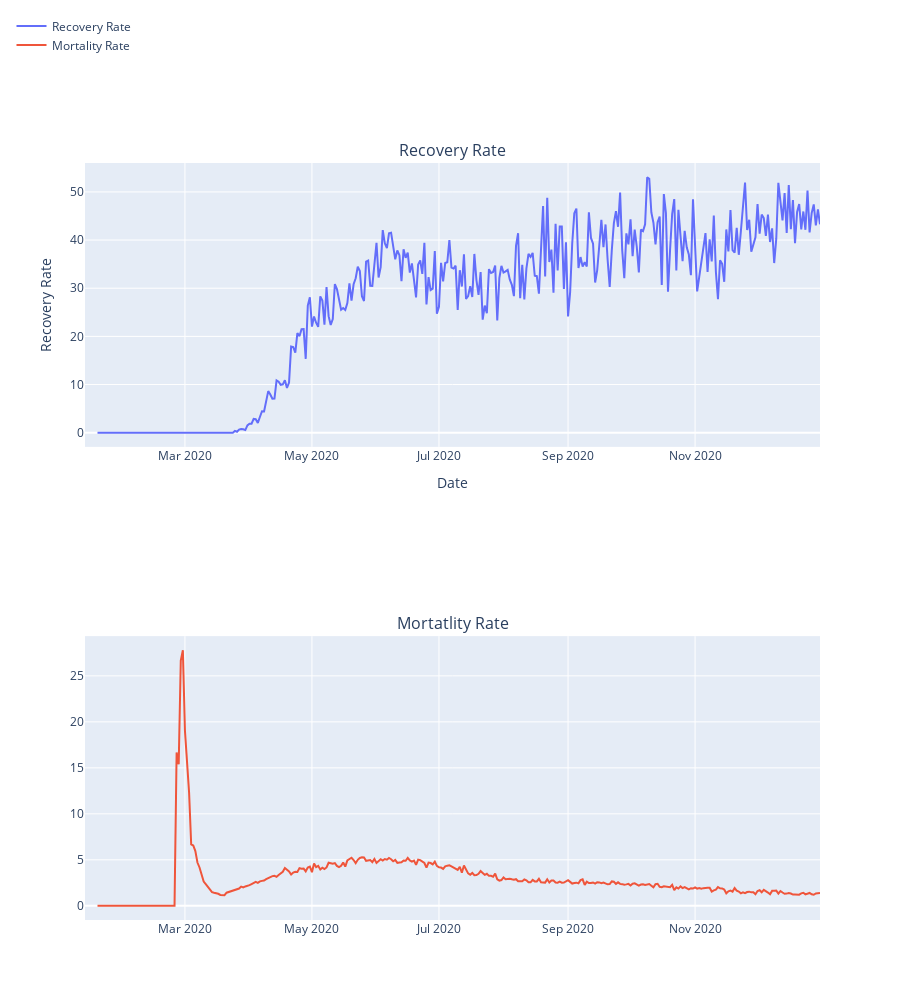

This figure's notebook cell:
### Code cell
datewise["Mortality Rate"]=(datewise["death"]/datewise["positive"])*100
datewise["Recovery Rate"]=(datewise["recovered"]/datewise["positive"])*100
datewise["Active Cases"]=datewise["positive"]-datewise["recovered"]-datewise["death"]
datewise["Closed Cases"]=datewise["recovered"]+datewise["death"]

print("Average Mortality Rate",datewise["Mortality Rate"].mean())
print("Median Mortality Rate",datewise["Mortality Rate"].median())
print("Average Recovery Rate",datewise["Recovery Rate"].mean())
print("Median Recovery Rate",datewise["Recovery Rate"].median())

#Plotting Mortality and Recovery Rate 
fig = make_subplots(rows=2, cols=1,
                   subplot_titles=("Recovery Rate", "Mortatlity Rate"))
fig.add_trace(
    go.Scatter(x=datewise.index, y=(datewise["recovered"]/datewise["positive"])*100,name="Recovery Rate"),
    row=1, col=1
)
fig.add_trace(
    go.Scatter(x=datewise.index, y=(datewise["death"]/datewise["positive"])*100,name="Mortality Rate"),
    row=2, col=1
)
fig.update_layout(height=1000,legend=dict(x=-0.1,y=1.2,traceorder="normal"))
fig.update_xaxes(title_text="Date", row=1, col=1)
fig.update_yaxes(title_text="Recovery Rate", row=1, col=1)
fig.update_xaxes(title_text="Date", row=1, col=2)
fig.update_yaxes(title_text="Mortality Rate", row=1, col=2)
fig.show()

### Figure 1 — Plotly figure (JSON) as saved in the notebook; plotly's stock layout.template omitted (floating-point values rounded to 4 significant figures; data arrays with more than 128 entries replaced by an {"elided": "..."} marker saying what was removed)
{"data": [{"name": "Recovery Rate", "type": "scatter", "x": {"elided": "354 str values"}, "xaxis": "x", "y": {"elided": "354 float values"}, "yaxis": "y"}, {"name": "Mortality Rate", "type": "scatter", "x": {"elided": "354 str values"}, "xaxis": "x2", "y": {"elided": "354 float values"}, "yaxis": "y2"}], "layout": {"annotations": [{"font": {"size": 16}, "showarrow": false, "text": "Recovery Rate", "x": 0.5, "xanchor": "center", "xref": "paper", "y": 1, "yanchor": "bottom", "yref": "paper"}, {"font": {"size": 16}, "showarrow": false, "text": "Mortatlity Rate", "x": 0.5, "xanchor": "center", "xref": "paper", "y": 0.375, "yanchor": "bottom", "yref": "paper"}], "height": 1000, "legend": {"traceorder": "normal", "x": -0.1, "y": 1.2}, "xaxis": {"anchor": "y", "domain": [0, 1], "title": {"text": "Date"}}, "xaxis2": {"anchor": "y2", "domain": [0, 1]}, "yaxis": {"anchor": "x", "domain": [0.625, 1], "title": {"text": "Recovery Rate"}}, "yaxis2": {"anchor": "x2", "domain": [0, 0.375]}}}
